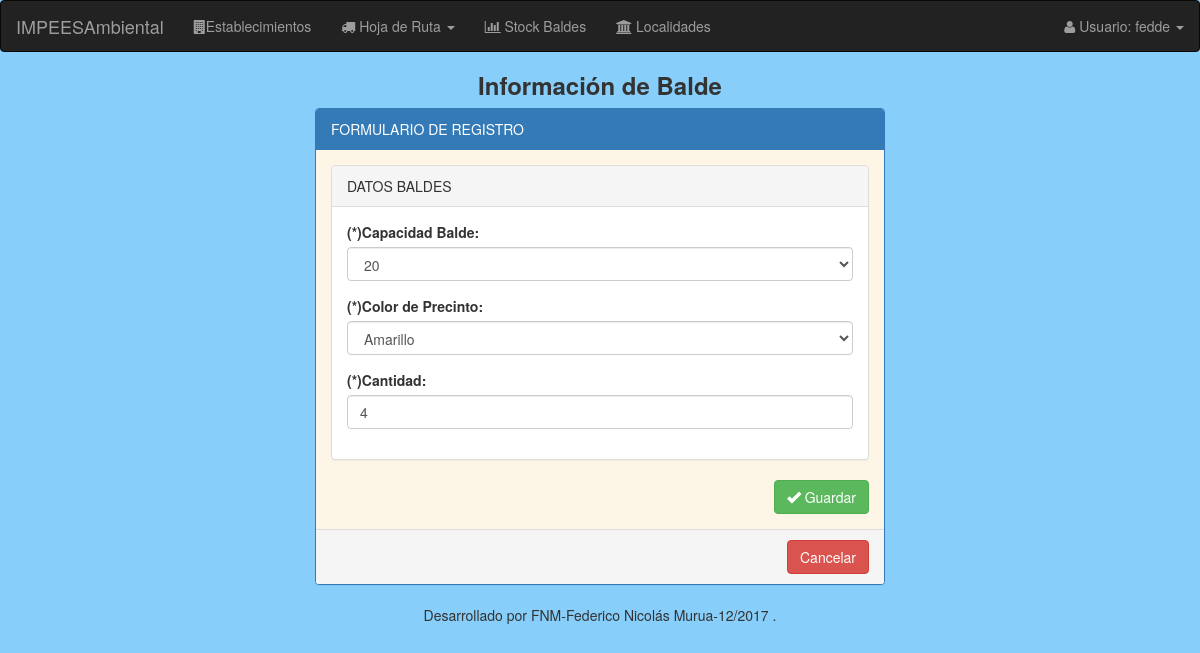
The app's page /generadores/modificación/balde/1/ (signed in) with its own data.
### modulo_I/models.py (models this page shows, shortened)
class BaldePactado(models.Model):
    establecimiento_generador = models.ForeignKey('EstablecimientoGenerador', blank=True, null=True, default=None)
    capacidad_balde = models.CharField(max_length=5, choices=Capacidad_balde) # en dm3
    color_precinto = models.CharField(max_length=15, choices=Color_precinto)
    cantidad = models.IntegerField(validators=[MinValueValidator(1)])
    class Meta:
        unique_together = ('establecimiento_generador', 'capacidad_balde', 'color_precinto')

### modulo_I/forms.py
class BaldePactadoForm(forms.ModelForm):
    class Meta:
        model = BaldePactado
        exclude = ['establecimiento_generador', ]

### modulo_I/views.py (called while the page is built)
@login_required
def modif_balde_pactado(request, nro_balde=None):
    balde = BaldePactado.objects.get(id=nro_balde)
    if request.method == 'POST':
        baldepactado_form = BaldePactadoForm(request.POST, instance=balde)
        if baldepactado_form.is_valid():
            balde = baldepactado_form.save()
            return redirect('generadores:listado_baldes_pactados', nro_generador=balde.establecimiento_generador.id)
    else:
        baldepactado_form = BaldePactadoForm(instance=balde)
    return render(request, "establecimiento/baldes_pactados/baldepactado_form.html", {'baldepactado_form': baldepactado_form, 'nro_generador':balde.establecimiento_generador.id})

### modulo_I/templates/establecimiento/baldes_pactados/baldepactado_form.html
{% extends "balde/balde_form.html" %}
{% load widget_tweaks %}
{% block step-form %}
  <div class="form-section">
     <div class="panel panel-default">
       <div class="panel-heading">DATOS BALDES</div>
         <div class="panel-body">
           <div class="form-group">
             <label>(*)Capacidad Balde:</label>
             {{baldepactado_form.capacidad_balde|add_class:"form-control"|attr:"required:"|attr:"data-parsley-error-message:(*)El campo capacidad del balde es obligatorio"}}
           </div>
           <div class="form-group">
             <label>(*)Color de Precinto:</label>
             {{baldepactado_form.color_precinto|add_class:'form-control'|attr:"required:"|attr:"data-parsley-error-message:(*)El campo color de precinto es obligatorio"}}
           </div>
           <div class="form-group">
             <label>(*)Cantidad:</label>
             {{baldepactado_form.cantidad|add_class:"form-control"|attr:"required:"|attr:"data-parsley-error-message:(*)El campo cantidad es obligatorio"}}
           </div>
         </div>
     </div>
   </div>
{% endblock %}
{% block url-cancelar %}
    {% url 'generadores:listado_baldes_pactados' nro_generador=nro_generador %}
{% endblock %}

### templates/base/nav.html (shortened to what this page needs)
<nav class="navbar navbar-inverse">
  <div class="container-fluid">
    <div class="navbar-header">
      <a class="navbar-brand" href="#" >IMPEESAmbiental</a>
    </div>
    <ul class="nav navbar-nav">
      <li><a href="{% url 'generadores:listado_generadores' %}"><i class="fa fa-building"></i>Establecimientos</a><li>
      <li class="dropdown"><a class="dropdown-toggle" data-toggle="dropdown" href="#"><i class="fa fa-truck"></i> Hoja de Ruta <span class="caret"></span></a>
      </li>
      <li><a href="{% url 'baldes:listado_baldes' %}"><i class="fa fa-bar-chart-o"></i> Stock Baldes</a><li>
      <li><a href="{% url 'localidades:listado_localidades' %}"><i class="fa fa-institution"></i> Localidades</a><li>
    </ul>
    <ul class="nav navbar-nav navbar-right">
      <li class="dropdown"><a class="dropdown-toggle" data-toggle="dropdown" href="#"><i class="fa fa-user"></i> Usuario: {{user.get_username}} <span class="caret"></span></a>
      </li>
    </ul>
  </div>
</nav>

### estaticos/css/estilos_forms.css (style rules this page uses)
ul { list-style-type: none; }

### estaticos/css/parsley.css (style rules this page uses)
.form-section { display: none; }
.form-section.current { display: inherit; }

### records on screen
BaldePactado: capacidad_balde "20", color_precinto "Amarillo", cantidad "4"

### other values on screen
{{ user.get_username }} "fedde"
